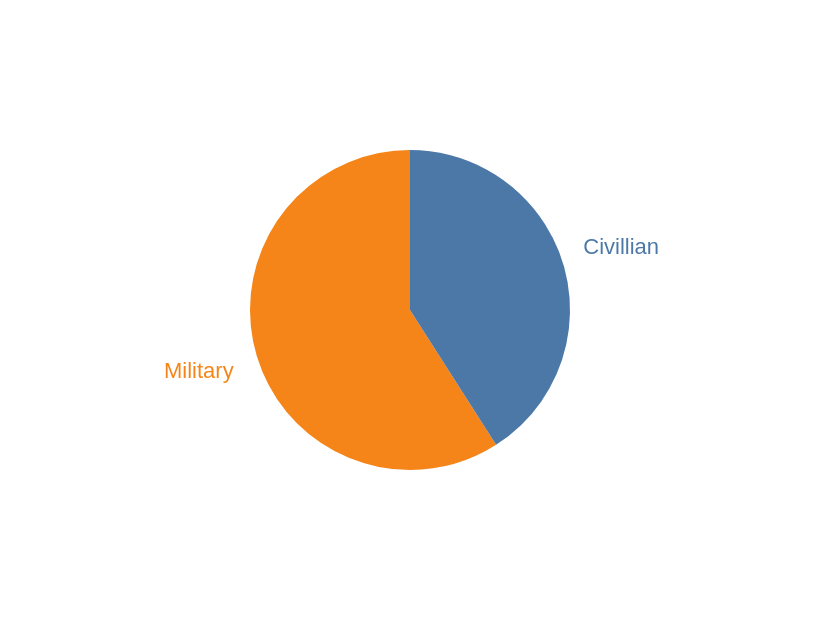

Vega-Lite specification for this chart:
### Vega-Lite specification from a JSON file in a GitHub repository (floating-point values rounded to 4 significant figures)
{"$schema": "https://vega.github.io/schema/vega-lite/v5.json", "description": "A simple pie chart with labels.", "width": 400, "height": 300, "background": "transparent", "config": {"view": {"stroke": "transparent"}}, "data": {"values": [{"category": "Military", "value": 333}, {"category": "Civillian", "value": 231}]}, "encoding": {"theta": {"field": "value", "type": "quantitative", "stack": true}, "color": {"field": "category", "type": "nominal", "legend": null}}, "layer": [{"mark": {"type": "arc", "outerRadius": 80}}, {"mark": {"type": "text", "radius": 110}, "encoding": {"text": {"field": "category", "type": "nominal"}}}]}
